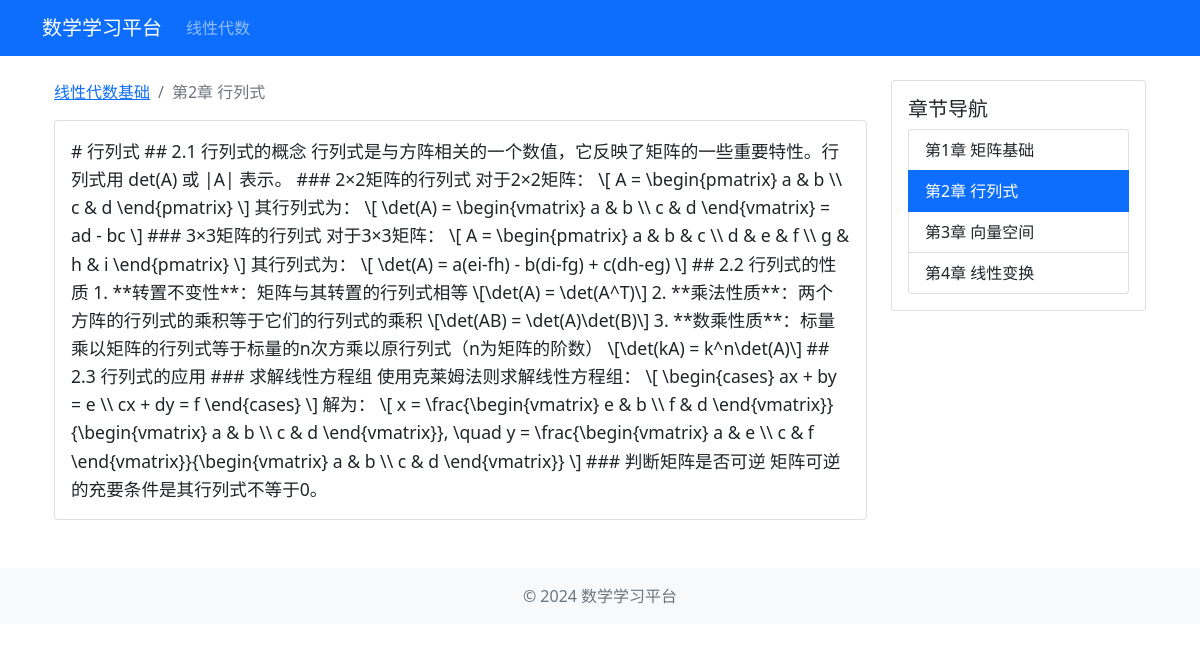
/course/chapter/2, run on an earlier commit of the app's database.
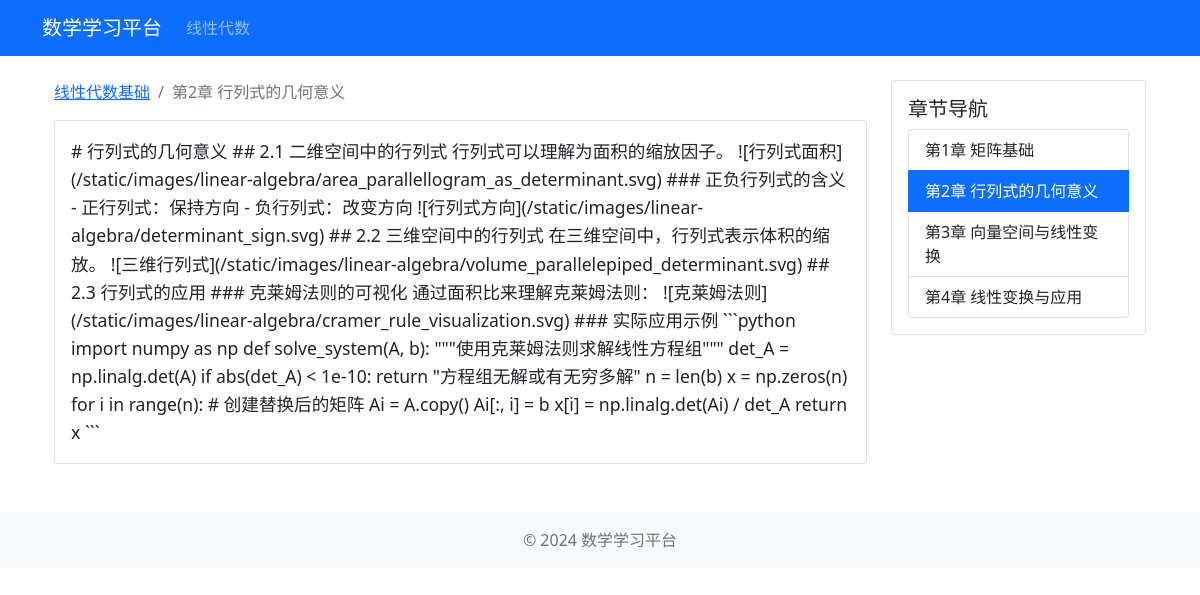
And on a later commit of the database.
### src/models.py (models this page shows)
class Course(db.Model):
    id = db.Column(db.Integer, primary_key=True)
    title = db.Column(db.String(100), nullable=False)
    description = db.Column(db.Text)
    category = db.Column(db.String(50))  # 线性代数/高数/概率论
    created_at = db.Column(db.DateTime, default=datetime.utcnow)
    updated_at = db.Column(db.DateTime, default=datetime.utcnow, onupdate=datetime.utcnow)
    chapters = db.relationship('Chapter', backref='course', lazy=True, order_by='Chapter.order')

class Chapter(db.Model):
    id = db.Column(db.Integer, primary_key=True)
    title = db.Column(db.String(100), nullable=False)
    content = db.Column(db.Text)
    order = db.Column(db.Integer, default=0)
    course_id = db.Column(db.Integer, db.ForeignKey('course.id'), nullable=False)
    created_at = db.Column(db.DateTime, default=datetime.utcnow)
    updated_at = db.Column(db.DateTime, default=datetime.utcnow, onupdate=datetime.utcnow)

### src/routes/course.py (the view)
@course_bp.route('/chapter/<int:chapter_id>')
def chapter_detail(chapter_id):
    try:
        current_app.logger.info(f'访问章节详情页面，章节ID: {chapter_id}')
        chapter = Chapter.query.get_or_404(chapter_id)
        current_app.logger.info(f'找到章节 - ID: {chapter.id}, 标题: {chapter.title}')
        return render_template('course/chapter_detail.html', chapter=chapter)
    except Exception as e:
        current_app.logger.error(f'访问章节详情页面出错: {str(e)}')
        current_app.logger.error(traceback.format_exc())
        return render_template('errors/500.html'), 500

### src/templates/course/chapter_detail.html (shortened to what this page needs)
{% extends "base.html" %}
{% block content %}
<div class="container">
    <div class="row">
        <div class="col-md-9">
            <nav aria-label="breadcrumb">
                <ol class="breadcrumb">
                    <li class="breadcrumb-item"><a href="{{ url_for('course.linear_algebra') }}">{{ chapter.course.title }}</a></li>
                    <li class="breadcrumb-item active">{{ chapter.title }}</li>
                </ol>
            </nav>
            <div class="card">
                <div class="card-body chapter-content">
                    {{ chapter.content|safe }}
                </div>
            </div>
        </div>
        <div class="col-md-3">
            <div class="card">
                <div class="card-body">
                    <h5 class="card-title">章节导航</h5>
                    <div class="list-group">
                        {% for ch in chapter.course.chapters %}
                        <a href="{{ url_for('course.chapter_detail', chapter_id=ch.id) }}"
                           class="list-group-item list-group-item-action {% if ch.id == chapter.id %}active{% endif %}">
                            {{ ch.title }}
                        </a>
                        {% endfor %}
                    </div>
                </div>
            </div>
        </div>
    </div>
</div>
{% endblock %}

### src/templates/base.html (shortened to what this page needs)
<!DOCTYPE html>
<html lang="zh">
<head>
    <link href="https://cdn.jsdelivr.net/npm/bootstrap@5.1.3/dist/css/bootstrap.min.css" rel="stylesheet">
</head>
<body>
    <nav class="navbar navbar-expand-lg navbar-dark bg-primary">
        <div class="container">
            <a class="navbar-brand" href="/">数学学习平台</a>
            <div class="collapse navbar-collapse" id="navbarNav">
                <ul class="navbar-nav me-auto">
                    <li class="nav-item">
                        <a class="nav-link" href="{{ url_for('course.list_courses', category='linear-algebra') }}">线性代数</a>
                    </li>
                </ul>
            </div>
        </div>
    </nav>
    <main class="container mt-4">
        {% block content %}{% endblock %}
    </main>
    <footer class="footer mt-5 py-3 bg-light">
        <div class="container text-center">
            <span class="text-muted">© 2024 数学学习平台</span>
        </div>
    </footer>
</body>
</html>

### src/templates/course/chapter_detail.html (style rules this page uses)
.chapter-content { font-size: 1.1em; line-height: 1.6; }

What changed in the data, as far as the page shows it:
changed Chapter: title "第2章 行列式" → "第2章 行列式的几何意义"; content "# 行列式 ## 2.1 行列式的概念 行列式是与方阵相关的一个数值，它反映了矩阵的一些重要特性。行列式用 det(A) 或 |A| 表示。 ### 2×2矩阵的行列式 对于2×2矩阵： \\[ A = \\begin{pmatrix} a & b \\\\ c & d \\end{pmatrix} \\] 其行列式为： \\[ \\det(A) = \\begin{vmatrix} a & b \\\\ c & d \\end{vmatrix} = ad - bc \\] ### 3×3矩阵的行列式 对于3×3矩阵： \\[ A = \\begin{pmatrix} a & b & c \\\\ d & e & f \\\\ g & h & i \\end{pmatrix} \\] 其行列式为： \\[ \\det(A) = a(ei-fh) - b(di-fg) + c(dh-eg) \\] ## 2.2 行列式的性质 1. **转置不变性**：矩阵与其转置的行列式相等 \\[\\det(A) = \\det(A^T)\\] 2. **乘法性质**：两个方阵的行列式的乘积等于它们的行列式的乘积 \\[\\det(AB) = \\det(A)\\det(B)\\] 3. **数乘性质**：标量乘以矩阵的行列式等于标量的n次方乘以原行列式（n为矩阵的阶数） \\[\\det(kA) = k^n\\det(A)\\] ## 2.3 行列式的应用 ### 求解线性方程组 使用克莱姆法则求解线性方程组： \\[ \\begin{cases} ax + by = e \\\\ cx + dy = f \\end{cases} \\] 解为： \\[ x =…" → "# 行列式的几何意义 ## 2.1 二维空间中的行列式 行列式可以理解为面积的缩放因子。 ![行列式面积](/static/images/linear-algebra/area_parallellogram_as_determinant.svg) ### 正负行列式的含义 - 正行列式：保持方向 - 负行列式：改变方向 ![行列式方向](/static/images/linear-algebra/determinant_sign.svg) ## 2.2 三维空间中的行列式 在三维空间中，行列式表示体积的缩放。 ![三维行列式](/static/images/linear-algebra/volume_parallelepiped_determinant.svg) ## 2.3 行列式的应用 ### 克莱姆法则的可视化 通过面积比来理解克莱姆法则： ![克莱姆法则](/static/images/linear-algebra/cramer_rule_visualization.svg) ### 实际应用示例 ```python import numpy as np def solve_system(A, b): \"\"\"使用克莱姆法则求解线性方程组\"\"\" det_A = np.linalg.det(A) if abs(det_A) < 1e-10: return \"方程组无解或有无穷多解\" n = len(b) x = np.zeros(n) for i in range(n): # 创建替换后的矩阵 Ai = A.copy() Ai[:, i] = b x[i] =…"
changed Chapter: title "第3章 向量空间" → "第3章 向量空间与线性变换"
changed Chapter: title "第4章 线性变换" → "第4章 线性变换与应用"
